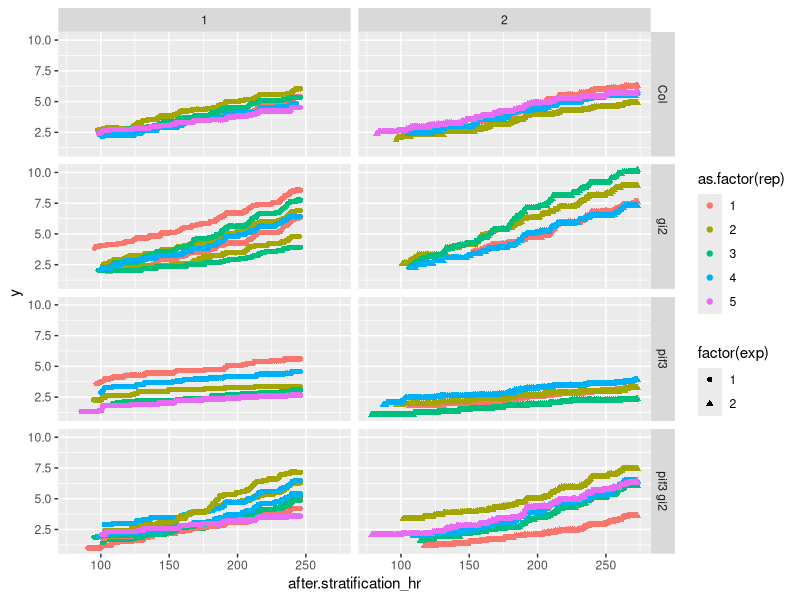

The R script that drew this image: (Note: this script raises an error after producing the figure.)
## ---- chunk 1
library(ggplot2)
library(dplyr)
# functions used in this script
## vlookup
#Vlookup in R (https://gist.github.com/jnmaloof/7367450)
#Version 0.3 November 12, 2013
#Return senesical results if return column is a factor
#Version 0.2 November 11, 2013
#Require first column of table to be numeric if range lookup is being done
#Change defaults to larger=FALSE
#Julin Maloof
vlookup <- function(ref, #the value or values that you want to look for
                    table, #the table where you want to look for it; will look in first column
                    column, #the column that you want the return data to come from,
                    range=FALSE, #if there is not an exact match, return the closest?
                    larger=FALSE) #if doing a range lookup, should the smaller or larger key be used?)
{
  if(!is.numeric(column) & !column %in% colnames(table)) {
    stop(paste("can't find column",column,"in table"))
  }
  if(range) {
    if(!is.numeric(table[,1])) {
      stop(paste("The first column of table must be numeric when using range lookup"))
    }
    table <- table[order(table[,1]),] 
    index <- findInterval(ref,table[,1])
    if(larger) {
      index <- ifelse(ref %in% table[,1],index,index+1)
    }
    output <- table[index,column]
    output[!index <= dim(table)[1]] <- NA
    
  } else {
    output <- table[match(ref,table[,1]),column]
    output[!ref %in% table[,1]] <- NA #not needed?
  }
  dim(output) <- dim(ref)
  output
}
## ---- chunk 2
# setup working directory
if(Sys.info()["user"]=="nozue") {
  homedir<-"/Volumes/Data6/data_JM4/2016pifgi2_timelapse"
} # customize homedir
if(Sys.info()["user"]=="jmaloof") {
  homedir<-"~/git/Marian_pif3gi2_timelapse/"
} # customize homedir
setwd(homedir)
# 
# reading file time stamp
## This file was created in MSDOS (Celia cam computer) by "dir" command
filetime<-read.table("2016pif3gi2filetime.txt",skip=7,nrows=869)
head(filetime)
tail(filetime)

# reading file name used in exp1
exp1.filename<-read.table("exp1.file.txt",skip=1)
# add 336 to 1 (frmae number in exp1 avi )
exp1.filename$frame<-1:nrow(exp1.filename)
# reading file name used in exp2
exp2.filename<-read.table("exp2.file.txt",nrow=533) # skip the last line "exp2.file.txt"
#exp2.filename$frame<-1:nrow(exp2.filename) # is this true? no 
exp2.filename$frame<- c(((533-309)+1):533, (310-309):(533-309))# is this true? OK. Probably I should fix it becasue this is dirty. (100316)

# reading hypocotyl length data
hyp.data<-read.csv("Marian_gi2pif3_hyp_data.csv")
# need to clean up data (no duplicate)
hyp.data$id<-paste(sub("(2016pif3gi2exp)(1A_|1B_|2A_|2B_)(pif3gi2|pif3|gi2|Col)(.avi:)([[:digit:]]+)([[:print:]]+)","\\1\\2\\3\\4\\5",hyp.data$label),hyp.data$rep,sep="_")
hyp.data[duplicated(hyp.data$id),] # OK
# change pixel into mm
scale<- 95/1220.3213 # 95 mm is 1220.3213 pixel
hyp.data$mm<-hyp.data$pixel * scale


# merge time stamp data and hyp.data
## extract avi movie frame name
hyp.data$frame<-as.integer(sub("(2016pif3gi2exp)(1A_|1B_|2A_|2B_)(pif3gi2|pif3|gi2|Col)(.avi:)([[:digit:]]+)([[:print:]]+)","\\5",hyp.data$label)) 

# obtaining file date/time (exp1)
hyp.data[hyp.data$exp==1,"file"]<-as.character(vlookup(hyp.data[hyp.data$exp==1,"frame"],exp1.filename[,2:1],2))
str(hyp.data)
# obtaining file date/time (exp2)
hyp.data[hyp.data$exp==2,"file"]<-as.character(vlookup(hyp.data[hyp.data$exp==2,"frame"],exp2.filename[,2:1],2))
## obtain file date/time stamp (exp1 and exp2)
hyp.data$date<-vlookup(hyp.data$file,filetime[,c("V4","V1")],2)
hyp.data$time<-vlookup(hyp.data$file,filetime[,c("V4","V2")],2)
## converted to "POSIXlt" (see ?strptime)
hyp.data$date.time<-strptime(paste(hyp.data$date,hyp.data$time,sep="/"),"%m/%d/%Y/%H:%M")

## June 27 is day3 after stratification (start day for exp1 is 
exp1.start.date.time<-strptime("6/24/2016/7:00","%m/%d/%Y/%H:%M") # start date time for exp1
exp2.start.date.time<-strptime("7/1/2016/7:00","%m/%d/%Y/%H:%M") # start date time for exp2

## day-night cycle (7:00 - 15:00 is day)
# calculate hours after stratification 
# cf. hyp.data$date.time - start.date.time gave me units="days"
# for exp1
hyp.data[hyp.data$exp==1,"after.stratification_hr"]<-
  as.numeric(gsub(" hours","",difftime(hyp.data[hyp.data$exp==1,"date.time"],exp1.start.date.time,units="hours"))) # see more in ?difftime
# for exp2
hyp.data[hyp.data$exp==2,"after.stratification_hr"]<-
  as.numeric(gsub(" hours","",difftime(hyp.data[hyp.data$exp==2,"date.time"],exp2.start.date.time,units="hours"))) # see more in ?difftime
# 
str(hyp.data)
head(hyp.data)
summary(hyp.data)

## ---- chunk 3
# from Julin's scripts "TLsmoothMND MAR.R"
calcRate <- function(x) { #no running average
  x <- x[order(x$after.stratification_hr),] 
  x$rate <- NA
  for (i in 2:nrow(x)) {
    x$rate[i] <- (x$y[i]-x$y[i-1]) / (x$after.stratification_hr[i] -x$after.stratification_hr[i-1])
  }
  x
} 

names(hyp.data)<-sub("mm","y",names(hyp.data))
hyp.data$sample<-with(hyp.data,paste(exp,plate,genotype,rep,sep="_")) 
rate.list <- by(hyp.data,hyp.data$sample,calcRate) 
tl.rates <- rate.list[[1]]              #need to recompile the list of dataframes into one dataframe.  this will hold it

for (i in 2:length(rate.list)) tl.rates <- rbind(tl.rates,rate.list[[i]]) #merge into one frame

tl.rates3<-tl.rates[!is.na(tl.rates$rate),]
## ---- chunk 4
samples <- unique(hyp.data$sample)
genotypes <- as.character(unique(hyp.data$genotype))
sample.numbers <- sapply(genotypes,function(g) {
  sum(grepl(g,samples))
})
sample.numbers
## ---- chunk 5
# plot (height version)
p.height<-ggplot(hyp.data,aes(x=after.stratification_hr,y=y,color=as.factor(rep),shape=factor(exp))) + geom_point()+facet_grid(genotype~exp)
p.height

## ---- chunk 6

labels <- c("Col"="col0", "gi2"="gi-2", "pif3"="pif3-1", "pif3 gi2" = "gi2;pif3-1")
colors <- c("Col"="black", "gi2"="orange", "pif3"="yellow", "pif3 gi2" = "green")


night <- seq(8,max(tl.rates$after.stratification_hr),24)
day <- seq(24,max(tl.rates$after.stratification_hr),24)
if (length(night)>length(day)) day <- c(day,max(tl.rates$after.stratification_hr))
bottom <- rep(-0.02,length(night))
top <- rep(0.11,length(night)) # for mm

#data frame to hold coordinates for nighttime rectangles
rectangles <- data.frame(night,day,top,bottom,rate=0,after.stratification_hr=0)
rm(night,day,top,bottom)

p.growthrate<- ggplot(data=tl.rates3,aes(y=rate,x=after.stratification_hr))  
p.growthrate <- p.growthrate + facet_grid(genotype~., labeller = labeller(genotype=labels))
p.growthrate <- p.growthrate + geom_rect(data=rectangles,mapping=aes(xmin=night,xmax=day,ymin=bottom,ymax=top),fill="grey80")
p.growthrate <- p.growthrate + geom_smooth(aes(color=genotype),stat="smooth",fill="grey20",method="loess",span=.1,n=200) # needs to play with span and n
p.growthrate <- p.growthrate + theme(panel.background = element_rect(fill = "white")) + 
  labs(x="Time (hr)",y="Growth rate (mm/hr)") +
   theme(axis.title = element_text(face="bold"))
p.growthrate <- p.growthrate + coord_cartesian(xlim=100:max(tl.rates3$after.stratification_hr)) # + coord_cartesian(ylim=c(-0.001,0.005))
p.growthrate <- p.growthrate + scale_color_manual(values = colors, guide=FALSE)
p.growthrate

ggsave(p.growthrate,file="Maria_pif3gi2_timelapse_v2.png",width=4,height=3) 
# Time (h): time after stratification (hr) (cf. Nozue (2007) use "zero indicates dawn of the fourth day")
#
## ---- chunk 7

p.growthrate<- ggplot(data=tl.rates3[grepl("gi2",tl.rates3$genotype),],aes(y=rate,x=after.stratification_hr)  )
p.growthrate <- p.growthrate +
  geom_rect(data=rectangles,mapping=aes(xmin=night,xmax=day,ymin=bottom,ymax=top),fill="grey80")
p.growthrate <- p.growthrate +
  geom_smooth(mapping=aes(color=genotype),
              stat="smooth",
              fill="grey20",
              method="loess",span=.1,n=200, se = FALSE) # need to play with span and n
p.growthrate <- p.growthrate + theme(
  panel.background = element_rect(fill = "white")) +
  labs(x="Time (hr)",y="Growth rate (mm/hr)") +
   theme(axis.title = element_text(face="bold")) +
  theme(legend.position = "bottom", legend.title=element_blank())
p.growthrate <- p.growthrate + coord_cartesian(xlim=c(100,max(tl.rates3$after.stratification_hr)))
#p.growthrate <- p.growthrate + coord_cartesian(ylim=c(-0.001,0.005))
p.growthrate <- p.growthrate + scale_color_manual(values = colors, labels = c("gi2"="gi-2", "pif3 gi2" = "gi2;pif3-1"))
p.growthrate
ggsave(p.growthrate,file="Maria_pif3gi2_timelapse_v3.png",dpi=300,width=6,height=4) 
